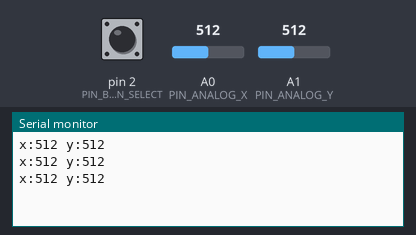
Bench run of a sketch on a simulated Arduino Uno, built with avr-gcc and run on an emulated ATmega328P. Shown: the last lines printed to the serial monitor. Inputs (shaded band) come from the test bench; at power-on: pin 2 (PIN_BUTTON_SELECT) HIGH, A0 (PIN_ANALOG_X) = 512, A1 (PIN_ANALOG_Y) = 512.

Above: at 1.3 s.
1.4 s: pin 2 (PIN_BUTTON_SELECT) pulled LOW for 0.6 s
3.5 s: A0 (PIN_ANALOG_X) set to 716
At 3.9 s:
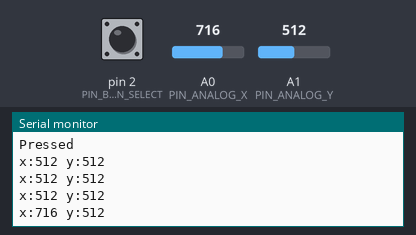
5.0 s: A1 (PIN_ANALOG_Y) set to 716
At 5.4 s:
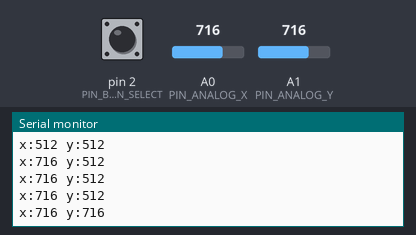
6.5 s: A0 (PIN_ANALOG_X) set to 900
At 6.9 s:
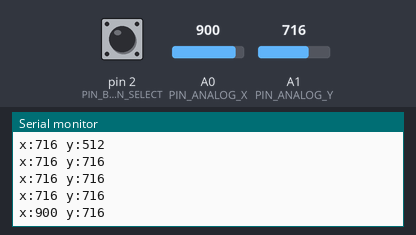
8.0 s: A1 (PIN_ANALOG_Y) set to 900
At 8.4 s:
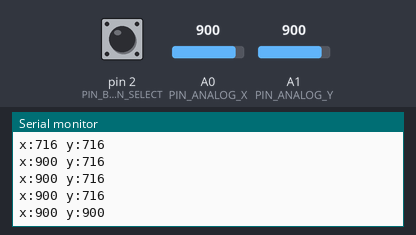
Timing chart, 0 to 10.5 s (numbered marks = the images above; inputs shaded):
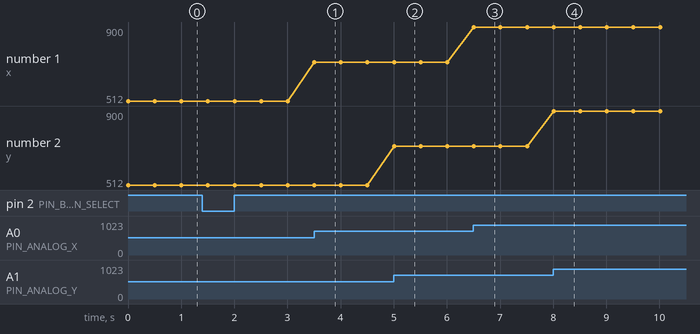

The sketch:

joystick.ino
```cpp
/*

  JoystickArduinoBasicExample.pde

  A basic sketch to demonstrate reading values from the joystick shield

  How to use:

    * Connect joystick shield to your Arduino
    * Upload this sketch to your Arduino
    * Open the Arduino IDE Serial Monitor (set to 9600 baud)
    * Waggle joystick, push buttons

  Requires:

    * Arduino
    * SparkFun Joystick Shield

  Written for SparkFun Arduino Inventor's Kit CIRC-JOY

  Based on original example by Ryan Owens

 */


// Store the Arduino pin associated with each input
const byte PIN_BUTTON_SELECT = 2; // Select button is triggered when joystick is pressed

const byte PIN_ANALOG_X = 0;
const byte PIN_ANALOG_Y = 1;
long lastDebounceTime = 0;  // the last time the output pin was toggled
long debounceDelay = 250;

void setup() {
  Serial.begin(9600);

  // Specify each pin connected to a pushbutton as an input.
  // Also enable the Arduino's internal "pull-up" resistors
  // for each pushbutton we want to read--this means the shield
  // doesn't need to have resistors on it.
  // Note that when a pull-up resistor is used on a pin the
  // meaning of the values read are reversed compared to their
  // usual meanings:
  //    * HIGH = the button is not pressed
  //    * LOW = the button is pressed
  pinMode(PIN_BUTTON_SELECT, INPUT);
  digitalWrite(PIN_BUTTON_SELECT, HIGH);
  attachInterrupt(0,pressed,RISING);
}


void loop() {

  Serial.print("x:");
  Serial.print(analogRead(PIN_ANALOG_X));
  Serial.print(" ");

  Serial.print("y:");
  Serial.print(analogRead(PIN_ANALOG_Y));
  Serial.println("");
  /*
  Serial.print("s:");
  Serial.print(digitalRead(PIN_BUTTON_SELECT));
  Serial.print(" ");

  Serial.println();
  delay()
  */
  delay(500);
}
void pressed(){
  //detachInterrupt(0);

  if(millis()-lastDebounceTime > debounceDelay){
    Serial.println("Pressed");
    lastDebounceTime = millis();
  }

  //attachInterrupt(0,pressed,RISING);
}
```

Measured:
- after the input at 3.5 s, the serial monitor: prints a new line at once (image 1)
- after the input at 5.0 s, the serial monitor: prints a new line at once (image 2)
- after the input at 6.5 s, the serial monitor: prints a new line at once (image 3)
- after the input at 8.0 s, the serial monitor: prints a new line at once (image 4)
- plotted number 1: 512 → 716 after the input at 3.5 s, 716 → 900 after the input at 6.5 s
